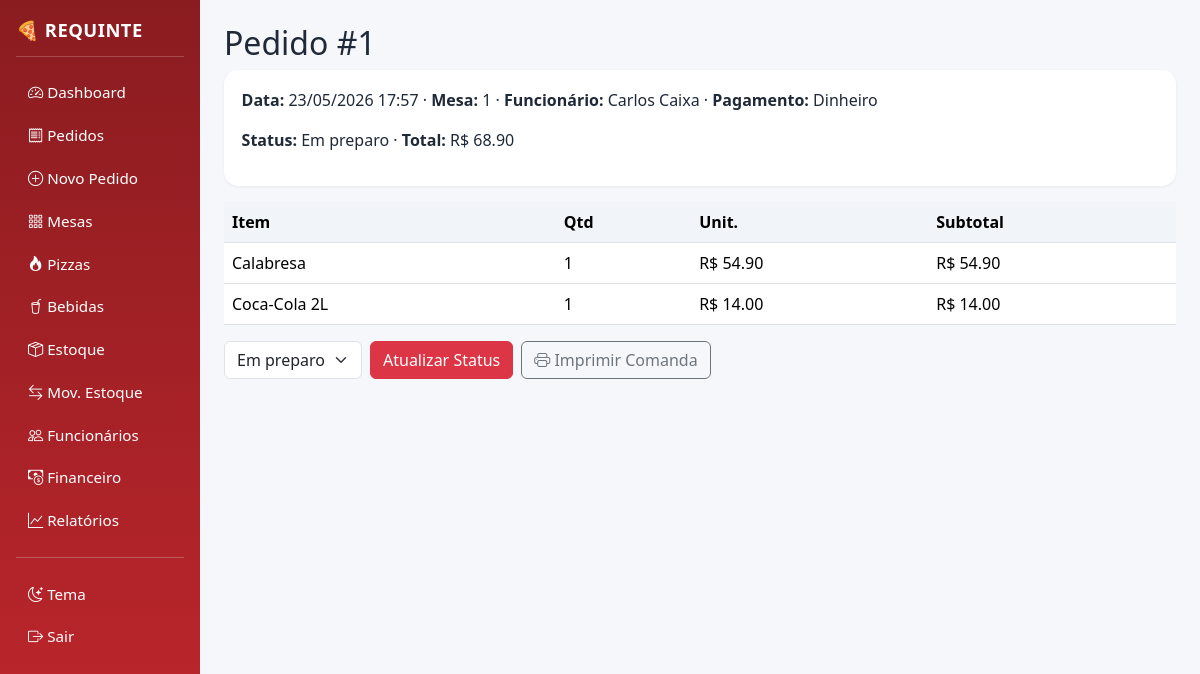
/pedidos/1 (signed in), run on the app's committed database.
### models.py (models this page shows)
class Pedido(db.Model):
    __tablename__ = "pedidos"
    id = db.Column(db.Integer, primary_key=True)
    mesa_id = db.Column(db.Integer, db.ForeignKey("mesas.id"))
    funcionario_id = db.Column(db.Integer, db.ForeignKey("funcionarios.id"))
    valor_total = db.Column(db.Float, default=0.0)
    forma_pagamento = db.Column(db.String(30))
    status = db.Column(db.String(20), default="Em preparo")
    observacoes = db.Column(db.Text)
    data = db.Column(db.DateTime, default=datetime.utcnow, index=True)
    mesa = db.relationship("Mesa")
    funcionario = db.relationship("Funcionario")
    itens = db.relationship("ItemPedido", backref="pedido", cascade="all,delete")

class Mesa(db.Model):
    __tablename__ = "mesas"
    id = db.Column(db.Integer, primary_key=True)
    numero = db.Column(db.Integer, unique=True, nullable=False)
    capacidade = db.Column(db.Integer, default=4)
    status = db.Column(db.String(20), default="Livre")  # Livre, Ocupada, Reservada, Em limpeza

class Funcionario(db.Model):
    __tablename__ = "funcionarios"
    id = db.Column(db.Integer, primary_key=True)
    nome = db.Column(db.String(120), nullable=False)
    telefone = db.Column(db.String(30))
    cargo = db.Column(db.String(60))
    salario = db.Column(db.Float, default=0.0)
    ativo = db.Column(db.Boolean, default=True)

class ItemPedido(db.Model):
    __tablename__ = "itens_pedido"
    id = db.Column(db.Integer, primary_key=True)
    pedido_id = db.Column(db.Integer, db.ForeignKey("pedidos.id"), nullable=False)
    pizza_id = db.Column(db.Integer, db.ForeignKey("pizzas.id"))
    bebida_id = db.Column(db.Integer, db.ForeignKey("bebidas.id"))
    quantidade = db.Column(db.Integer, default=1)
    valor_unitario = db.Column(db.Float, default=0.0)
    pizza = db.relationship("Pizza")
    bebida = db.relationship("Bebida")

class Pizza(db.Model):
    __tablename__ = "pizzas"
    id = db.Column(db.Integer, primary_key=True)
    nome = db.Column(db.String(120), nullable=False)
    descricao = db.Column(db.Text)
    tamanho = db.Column(db.String(20), default="Média")
    valor = db.Column(db.Float, default=0.0)
    ativo = db.Column(db.Boolean, default=True)
    ingredientes = db.relationship("IngredientePizza", backref="pizza", cascade="all,delete")

class Bebida(db.Model):
    __tablename__ = "bebidas"
    id = db.Column(db.Integer, primary_key=True)
    nome = db.Column(db.String(120), nullable=False)
    categoria = db.Column(db.String(60))
    valor = db.Column(db.Float, default=0.0)
    estoque_atual = db.Column(db.Integer, default=0)
    ativo = db.Column(db.Boolean, default=True)

### routes/pedidos.py (the view)
@bp.route("/<int:pid>")
@login_required
def detalhe(pid):
    pedido = Pedido.query.get_or_404(pid)
    return render_template("pedido_detalhe.html", pedido=pedido)

### models.py (called while the page is built)
    @property
    def is_active(self):
        return self.ativo

### templates/pedido_detalhe.html (shortened to what this page needs)
{% extends "base.html" %}{% block content %}
<h2>Pedido #{{ pedido.id }}</h2>
<div class="card-kpi mb-3">
<p><b>Data:</b> {{ pedido.data.strftime('%d/%m/%Y %H:%M') }} ·
<b>Mesa:</b> {{ pedido.mesa.numero if pedido.mesa else '-' }} ·
<b>Funcionário:</b> {{ pedido.funcionario.nome if pedido.funcionario else '-' }} ·
<b>Pagamento:</b> {{ pedido.forma_pagamento or '-' }}</p>
<p><b>Status:</b> {{ pedido.status }} · <b>Total:</b> R$ {{ "%.2f"|format(pedido.valor_total) }}</p>
</div>
<table class="table bg-white"><thead><tr><th>Item</th><th>Qtd</th><th>Unit.</th><th>Subtotal</th></tr></thead><tbody>
{% for i in pedido.itens %}<tr>
<td>{{ i.pizza.nome if i.pizza else (i.bebida.nome if i.bebida else '-') }}</td>
<td>{{ i.quantidade }}</td><td>R$ {{"%.2f"|format(i.valor_unitario)}}</td>
<td>R$ {{"%.2f"|format(i.valor_unitario*i.quantidade)}}</td></tr>{% endfor %}
</tbody></table>
<form method="post" action="{{ url_for('pedidos.alterar_status',pid=pedido.id) }}" class="d-flex gap-2">
<select name="status" class="form-select w-auto">
{% for s in ['Em preparo','Finalizado','Entregue','Cancelado'] %}<option {% if pedido.status==s %}selected{% endif %}>{{s}}</option>{% endfor %}
</select><button class="btn btn-danger">Atualizar Status</button>
<button type="button" class="btn btn-outline-secondary" onclick="window.print()"><i class="bi bi-printer"></i> Imprimir Comanda</button>
</form>{% endblock %}

### static/css/app.css (style rules this page uses)
:root { --bg:#f6f7fb;--card:#fff;--brand:#c1272d;--brand-dark:#8a1c20;--text:#1f2937;--muted:#6b7280; }
body { background:var(--bg);color:var(--text); }
.card-kpi { background:var(--card);border-radius:.9rem;padding:1.1rem;box-shadow:0 1px 3px rgba(0,0,0,.06); }
.table thead th { background:#f1f5f9; }

### data on the page
Pedido: id "1", data "23/05/2026 17:57", forma_pagamento "Dinheiro", status "Em preparo", valor_total "68.90"
Mesa: mesa "1"
Funcionario: funcionario "Carlos Caixa"
ItemPedido: pizza "Calabresa", quantidade "1", valor_unitario "54.90", i.valor_unitario*i.quantidade "54.90"
ItemPedido: pizza "Coca-Cola 2L", quantidade "1", valor_unitario "14.00", i.valor_unitario*i.quantidade "14.00"
